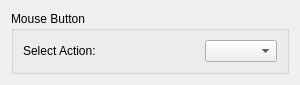
<?xml version="1.0" encoding="UTF-8"?>
<ui version="4.0">
 <class>SelectKeyButton</class>
 <widget class="QWidget" name="SelectKeyButton">
  <property name="geometry">
   <rect>
    <x>0</x>
    <y>0</y>
    <width>300</width>
    <height>64</height>
   </rect>
  </property>
  <property name="sizePolicy">
   <sizepolicy hsizetype="Preferred" vsizetype="Preferred">
    <horstretch>0</horstretch>
    <verstretch>0</verstretch>
   </sizepolicy>
  </property>
  <layout class="QVBoxLayout" name="verticalLayout">
   <item>
    <widget class="QGroupBox" name="groupBox">
     <property name="sizePolicy">
      <sizepolicy hsizetype="Expanding" vsizetype="Expanding">
       <horstretch>0</horstretch>
       <verstretch>0</verstretch>
      </sizepolicy>
     </property>
     <property name="locale">
      <locale language="English" country="UnitedStates"/>
     </property>
     <property name="title">
      <string>Mouse Button</string>
     </property>
     <layout class="QHBoxLayout" name="horizontalLayout">
      <item>
       <widget class="QLabel" name="label">
        <property name="sizePolicy">
         <sizepolicy hsizetype="Expanding" vsizetype="Preferred">
          <horstretch>0</horstretch>
          <verstretch>0</verstretch>
         </sizepolicy>
        </property>
        <property name="text">
         <string>Select Action:</string>
        </property>
        <property name="buddy">
         <cstring>kcombobox</cstring>
        </property>
       </widget>
      </item>
      <item>
       <spacer name="horizontalSpacer">
        <property name="orientation">
         <enum>Qt::Horizontal</enum>
        </property>
        <property name="sizeType">
         <enum>QSizePolicy::Fixed</enum>
        </property>
        <property name="sizeHint" stdset="0">
         <size>
          <width>10</width>
          <height>1</height>
         </size>
        </property>
       </spacer>
      </item>
      <item>
       <widget class="KComboBox" name="kcombobox">
        <property name="sizePolicy">
         <sizepolicy hsizetype="Preferred" vsizetype="Fixed">
          <horstretch>0</horstretch>
          <verstretch>0</verstretch>
         </sizepolicy>
        </property>
        <property name="toolTip">
         <string>Select the mouse button that should be triggered by this action.</string>
        </property>
       </widget>
      </item>
     </layout>
    </widget>
   </item>
  </layout>
 </widget>
 <customwidgets>
  <customwidget>
   <class>KComboBox</class>
   <extends>QComboBox</extends>
   <header>kcombobox.h</header>
  </customwidget>
 </customwidgets>
 <resources/>
 <connections/>
</ui>
